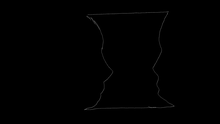
%> input picture Jay_TPS/shape_context_ransac/圖片取樣存mat檔/5636026810761216.tif, 220 x 124 px, shrunk from 1920 x 1080 before the run; its folder holds only this picture in this run
$ octave re_sort_two_pic.m   (GNU Octave 9; MATLAB toolbox functions it lacks are replaced by stand-ins)
%> lines starting %> are read from the running program, lines starting %| are printed output that depends on the picture
clc;
clear;
close all;
select_point=98;

cut_row=30;  %有幾列，不是切幾刀
cut_col=30;  %有幾行
allFile = dir('*.tif');
for kp=1:1:length(allFile)
    pic=imread(allFile(kp).name);
%> pic is the input picture: size 124x220 uint8; min 0, max 72, mean 0.6
    %figure,imshow(pic);
    Long=size(pic,1);     %看影像有多長
%> Long = 124
    Wide=size(pic,2);     %看影像寬有多寬
%> Wide = 220


    col_interval=floor(Wide/cut_col);  %算出行間距,取floor,剩下的都給最後一個
%> col_interval = 7
    row_interval=floor(Long/cut_row);  %算出列間距,取floor,剩下的都給最後一個
%> row_interval = 4
    cut_temp=ones((cut_row+1),(cut_col+1)*2);%創一個0矩陣用來之後放每個矩陣的切點座標

%-------------------------將各個切點座標寫入--------------------------

for j=1:1:cut_row+1
    temp=col_interval;
    for i=4:2:(cut_col+1)*2
        cut_temp(j,i)=temp;
        temp=temp+col_interval;
    end
end
for j=1:2:(cut_col+1)*2
    temp=row_interval;
    for i=2:1:cut_row+1
        cut_temp(i,j)=temp;
        temp=temp+row_interval;
    end
end

if(cut_temp(1,(cut_col+1)*2)~=Wide || cut_temp(cut_row+1,1)~=Long)
    cut_temp(:,(cut_col+1)*2)=Wide;
    for i=1:2:(cut_col+1)*2
        cut_temp(cut_row+1,i)=Long;
    end
end
%-----------------------將各個切點座標寫入end----------------------------


%----------------計算每個切格裡面有多少個pixel是有值的--------------------
%每一列作完換做下一列,以3*3圖片為例,每張圖片切割順序如下
%1   2   3
%4   5   6
%7   8   9
num_row=1;
for  h=2:1:cut_row+1
    num_col=1;
    for k=4:2:(cut_col+1)*2
        y1=1;
        count=0;
        for i=num_col:1:cut_temp(1,k)
            x1=1;
            for j=num_row:1:cut_temp(h,1)
                temp(x1,y1)=pic(j,i);
                x1=x1+1;
                if(pic(j,i)~=0)
                    count=count+1;
                end
            end
        y1=y1+1;
        end
%        figure,imshow(temp);
        save_pic_cut{h-1,(k/2)-1}=temp;
        save_pixel_count(h-1,(k/2)-1)=count;
        num_col=num_col+col_interval;
    end
    num_row=num_row+row_interval;
end
%> after the loop, save_pic_cut = 900 items

% [14 lines of commented-out code are left out]
total_point=sum(sum(save_pixel_count));
%> total_point = 1206
float_select_point=(save_pixel_count/total_point)*select_point;
int_select_point=floor((save_pixel_count/total_point)*select_point);
%----------------計算每張圖要取樣多少點end----------------------

%----------------------將點補滿到足夠---------------------------

while(sum(sum(int_select_point))<select_point)
    decimal_point=float_select_point-int_select_point;
    temp_decimal_point=find(decimal_point==max(max(decimal_point)),1);
    decimal_point(temp_decimal_point)=0;
    int_select_point(temp_decimal_point)=int_select_point(temp_decimal_point)+1;
end
%> this loop made 63 passes
%> temp_decimal_point on passes 1 to 12: 364, 428, 432, 448, 675, 683, 687, 695, 696, 430, 433, 435
%----------------------將點補滿到足夠end---------------------------

%--------------------------randrom_index-----------------------------
for i=1:1:size(int_select_point,2)
    for j=1:1:size(int_select_point,1)
        %int_select_point(j,i)   %依矩陣索引排列出
        random_index{j,i}=randperm(size(find(save_pic_cut{j,i}),1));
    end
end
%> after the loop, random_index = 900 items
%--------------------------randrom_end--------------------------------

%-------------------------------取樣-----------------------------------
for i=1:1:size(save_pic_cut,2)
    for j=1:1:size(save_pic_cut,1)
        if(isempty(random_index{j,i})==0)
            [x,y]=find(save_pic_cut{j,i});
            for k=1:1:int_select_point(j,i)
                x_temp{j,i}(k,1)=x(random_index{j,i}(1,k));
                y_temp{j,i}(k,1)=y(random_index{j,i}(1,k));
            end
        else
            x_temp{j,i}=[];
            y_temp{j,i}=[];
        end
        %figure,plot(y_temp{j,i},-x_temp{j,i},'o')
    end
end
%> this loop made 30 passes
%> after the loop, x = [2; 3; 3]; x_temp = 900 items; y = [1; 1; 2]; y_temp = 900 items
%-------------------------------取樣end-----------------------------------

%----------------------------將各個取樣圖合併-------------------------------
x=x_temp{1,1};
%> x = []
y=y_temp{1,1};
%> y = []
x_y_merge=[x,y];
%> x_y_merge = []
for i=2:1:size(save_pic_cut,2)    %處理第一列
    x=x_temp{1,i};
    y=y_temp{1,i}+col_interval*(i-1);
    x_y_temp=[x,y];
    x_y_merge=[x_y_merge;x_y_temp];
end
%> this loop made 29 passes

for i=2:1:size(save_pic_cut,1)     %處理第一行
    x=x_temp{i,1}+row_interval*(i-1);
    y=y_temp{i,1};
    x_y_temp=[x,y];
    x_y_merge=[x_y_merge;x_y_temp];
end

for i=2:1:size(save_pic_cut,2)
    for j=2:1:size(save_pic_cut,1)
        x=x_temp{j,i}+row_interval*(j-1);
        y=y_temp{j,i}+col_interval*(i-1);
        x_y_temp=[x,y];

        x_y_merge=[x_y_merge;x_y_temp];
    end
end
%> after the loop, x_y_merge = 98 rows, first 12: [13 91; 20 90; 106 91; 110 85; 111 88; 15 97; 20 94; 23 97; 22 98; 27 96; 104 97; 107 93]

    xminimum=min(x_y_merge(:,1));            %x取最小座標
%> xminimum = 10
    yminimum=min(x_y_merge(:,2));            %y取最小座標
%> yminimum = 85
    xmaximum=max(x_y_merge(:,1));            %x取最大座標
%> xmaximum = 111
    ymaximum=max(x_y_merge(:,2));            %y取最大座標
%> ymaximum = 173
    x1=x_y_merge(:,1)-xminimum+1;               %所有座標減去最小值,讓圖片可貼在(1,1)上
%> x1 = 98 values, max 102 at index 5, min 1 at index 87, mean 54.73
    y1=x_y_merge(:,2)-yminimum+1;               %所有座標減去最小值,讓圖片可貼在(1,1)上
%> y1 = 98 values, max 89 at index 97, min 1 at index 4, mean 45.06


    size(x_y_merge)
%> ans = [98 2]
    x_y_merge=[x1,y1];
%> x_y_merge = 98 rows, first 12: [4 7; 11 6; 97 7; 101 1; 102 4; 6 13; 11 10; 14 13; 13 14; 18 12; 95 13; 98 9]
    regulate_pic(:,1)=x_y_merge(:,2)
    regulate_pic(:,2)=-x_y_merge(:,1)

    figure,plot(regulate_pic(:,1),regulate_pic(:,2),'o'),title([num2str(cut_row),'*',num2str(cut_col)])
    hold on;
    clear x1 y1 y2 y2a
    x1=regulate_pic;
%> x1 = 98 rows, first 12: [7 -4; 6 -11; 7 -97; 1 -101; 4 -102; 13 -6; 10 -11; 13 -14; 14 -13; 12 -18; 13 -95; 9 -98]
    y1=regulate_pic;
%> y1 has the same summary as x1
    regulate_pic(:,1)=regulate_pic(:,1)+50;
    y2=regulate_pic;
%> y2 = 98 rows, first 12: [57 -4; 56 -11; 57 -97; 51 -101; 54 -102; 63 -6; 60 -11; 63 -14; 64 -13; 62 -18; 63 -95; 59 -98]
    y2a=regulate_pic;
%> y2a has the same summary as y2
    plot(regulate_pic(:,1),regulate_pic(:,2),'x')
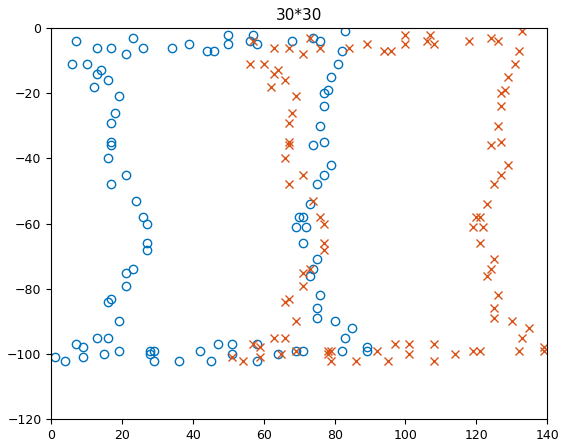
%> figure redrawn from the program's plot data
end
save face_x_y x1 y1 y2 y2a;

$ run again, on Jay_TPS/shape_context_ransac/圖片取樣存mat檔/pic_part3.tif
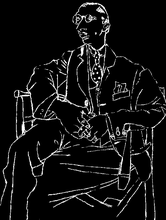
%> input picture Jay_TPS/shape_context_ransac/圖片取樣存mat檔/pic_part3.tif, 166 x 220 px, shrunk from 528 x 699 before the run
%> pic is the input picture: size 220x166 uint8; min 0, max 255, mean 18.4
%> after the loop `for  h=2:1:cut_row+1`: save_pic_cut = 900 items
%> total_point = 11313
%> the loop `while(sum(sum(int_select_point))<select_point)` made 97 passes
%> temp_decimal_point on passes 1 to 8: 885, 886, 180, 889, 892, 891, 887, 890
%> after the loop `for i=1:1:size(int_select_point,2)`: random_index = 900 items
%> the loop `for i=1:1:size(save_pic_cut,2)` made 30 passes
%> after the loop `for i=1:1:size(save_pic_cut,2)`: x = 119 values, max 17 at index 17, min 1 at index 1, mean 9; x_temp = 900 items; y = 119 values from 1 to 13; y_temp = 900 items
%> `x=x_temp{1,1};`: x = []
%> the loop `for i=2:1:size(save_pic_cut,2)` made 29 passes
%> the loop `for i=2:1:size(save_pic_cut,1)` made 29 passes
%> after the loop `for i=2:1:size(save_pic_cut,2)`: x_y_merge = 98 rows, first 12: [208 12; 93 30; 121 20; 131 30; 125 21; 133 25; 98 44; 200 33; 208 32; 125 46; 171 37; 106 53]
%> xminimum = 13
%> yminimum = 12
%> xmaximum = 214
%> ymaximum = 163
%> `x1=x_y_merge(:,1)-xminimum+1;`: x1 = 98 values, max 202 at index 98, min 1 at index 54, mean 97.22
%> `y1=x_y_merge(:,2)-yminimum+1;`: y1 = 98 values, max 152 at index 86, min 1 at index 1, mean 92.13
%> ans = [98 2]
%> `x_y_merge=[x1,y1];`: x_y_merge = 98 rows, first 12: [196 1; 81 19; 109 9; 119 19; 113 10; 121 14; 86 33; 188 22; 196 21; 113 35; 159 26; 94 42]
%> `x1=regulate_pic;`: x1 = 98 rows, first 12: [1 -196; 19 -81; 9 -109; 19 -119; 10 -113; 14 -121; 33 -86; 22 -188; 21 -196; 35 -113; 26 -159; 42 -94]
%> `y1=regulate_pic;`: y1 has the same summary as x1
%> y2 = 98 rows, first 12: [51 -196; 69 -81; 59 -109; 69 -119; 60 -113; 64 -121; 83 -86; 72 -188; 71 -196; 85 -113; 76 -159; 92 -94]
%> y2a has the same summary as y2
%> `plot(regulate_pic(:,1),regulate_pic(:,2),'x')`:
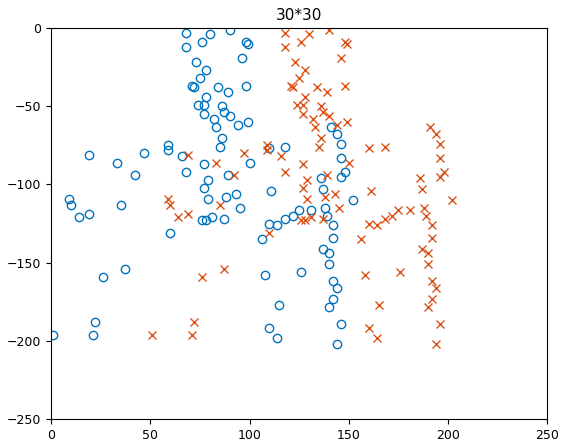
%> figure redrawn from the program's plot data

$ run again, on Jay_TPS/shape_context_ransac/圖片取樣存mat檔/pic_part4.tif
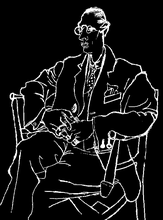
%> input picture Jay_TPS/shape_context_ransac/圖片取樣存mat檔/pic_part4.tif, 163 x 220 px, shrunk from 523 x 705 before the run
%> pic is the input picture: size 220x163 uint8; min 0, max 255, mean 23.8
%> after the loop `for  h=2:1:cut_row+1`: save_pic_cut = 900 items
%> total_point = 11348
%> the loop `while(sum(sum(int_select_point))<select_point)` made 98 passes
%> temp_decimal_point on passes 1 to 8: 887, 885, 886, 840, 660, 210, 884, 690
%> after the loop `for i=1:1:size(int_select_point,2)`: random_index = 900 items
%> the loop `for i=1:1:size(save_pic_cut,2)` made 30 passes
%> after the loop `for i=1:1:size(save_pic_cut,2)`: x = 29 values, max 17 at index 12, min 1 at index 13, mean 10.03; x_temp = 900 items; y = 29 values from 1 to 3; y_temp = 900 items
%> `x=x_temp{1,1};`: x = []
%> the loop `for i=2:1:size(save_pic_cut,2)` made 29 passes
%> the loop `for i=2:1:size(save_pic_cut,1)` made 29 passes
%> after the loop `for i=2:1:size(save_pic_cut,2)`: x_y_merge = 98 rows, first 12: [94 13; 102 26; 210 13; 136 19; 108 34; 127 28; 136 22; 125 36; 128 38; 206 31; 123 39; 133 40]
%> xminimum = 8
%> yminimum = 13
%> xmaximum = 218
%> ymaximum = 158
%> `x1=x_y_merge(:,1)-xminimum+1;`: x1 = 98 values, max 211 at index 87, min 1 at index 58, mean 103.9
%> `y1=x_y_merge(:,2)-yminimum+1;`: y1 = 98 values, max 146 at index 92, min 1 at index 1, mean 76.09
%> ans = [98 2]
%> `x_y_merge=[x1,y1];`: x_y_merge = 98 rows, first 12: [87 1; 95 14; 203 1; 129 7; 101 22; 120 16; 129 10; 118 24; 121 26; 199 19; 116 27; 126 28]
%> `x1=regulate_pic;`: x1 = 98 rows, first 12: [1 -87; 14 -95; 1 -203; 7 -129; 22 -101; 16 -120; 10 -129; 24 -118; 26 -121; 19 -199; 27 -116; 28 -126]
%> `y1=regulate_pic;`: y1 has the same summary as x1
%> y2 = 98 rows, first 12: [51 -87; 64 -95; 51 -203; 57 -129; 72 -101; 66 -120; 60 -129; 74 -118; 76 -121; 69 -199; 77 -116; 78 -126]
%> y2a has the same summary as y2
%> `plot(regulate_pic(:,1),regulate_pic(:,2),'x')`:
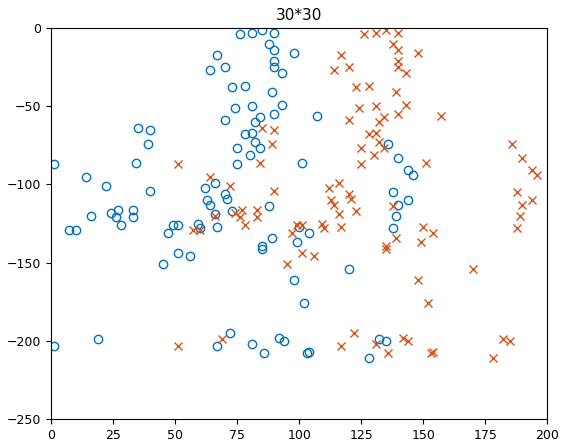
%> figure redrawn from the program's plot data

$ run again, on Jay_TPS/shape_context_ransac/圖片取樣存mat檔/5701241594183680.tif
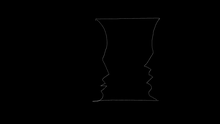
%> input picture Jay_TPS/shape_context_ransac/圖片取樣存mat檔/5701241594183680.tif, 220 x 124 px, shrunk from 1920 x 1080 before the run
%> pic is the input picture: size 124x220 uint8; min 0, max 73, mean 0.5
%> after the loop `for  h=2:1:cut_row+1`: save_pic_cut = 900 items
%> total_point = 975
%> the loop `while(sum(sum(int_select_point))<select_point)` made 43 passes
%> temp_decimal_point on passes 1 to 8: 666, 395, 434, 463, 467, 472, 475, 640
%> after the loop `for i=1:1:size(int_select_point,2)`: random_index = 900 items
%> the loop `for i=1:1:size(save_pic_cut,2)` made 30 passes
%> after the loop `for i=1:1:size(save_pic_cut,2)`: x = [3; 4]; x_temp = 900 items; y = [1; 1]; y_temp = 900 items
%> `x=x_temp{1,1};`: x = []
%> the loop `for i=2:1:size(save_pic_cut,2)` made 29 passes
%> the loop `for i=2:1:size(save_pic_cut,1)` made 29 passes
%> after the loop `for i=2:1:size(save_pic_cut,2)`: x_y_merge = 98 rows, first 12: [17 98; 22 98; 99 95; 102 94; 101 97; 17 104; 20 101; 23 101; 26 102; 31 105; 53 103; 60 104]
%> xminimum = 16
%> yminimum = 94
%> xmaximum = 103
%> ymaximum = 159
%> `x1=x_y_merge(:,1)-xminimum+1;`: x1 = 98 values, max 88 at index 42, min 1 at index 90, mean 47.8
%> `y1=x_y_merge(:,2)-yminimum+1;`: y1 = 98 values, max 66 at index 94, min 1 at index 4, mean 33.44
%> ans = [98 2]
%> `x_y_merge=[x1,y1];`: x_y_merge = 98 rows, first 12: [2 5; 7 5; 84 2; 87 1; 86 4; 2 11; 5 8; 8 8; 11 9; 16 12; 38 10; 45 11]
%> `x1=regulate_pic;`: x1 = 98 rows, first 12: [5 -2; 5 -7; 2 -84; 1 -87; 4 -86; 11 -2; 8 -5; 8 -8; 9 -11; 12 -16; 10 -38; 11 -45]
%> `y1=regulate_pic;`: y1 has the same summary as x1
%> y2 = 98 rows, first 12: [55 -2; 55 -7; 52 -84; 51 -87; 54 -86; 61 -2; 58 -5; 58 -8; 59 -11; 62 -16; 60 -38; 61 -45]
%> y2a has the same summary as y2
%> `plot(regulate_pic(:,1),regulate_pic(:,2),'x')`:
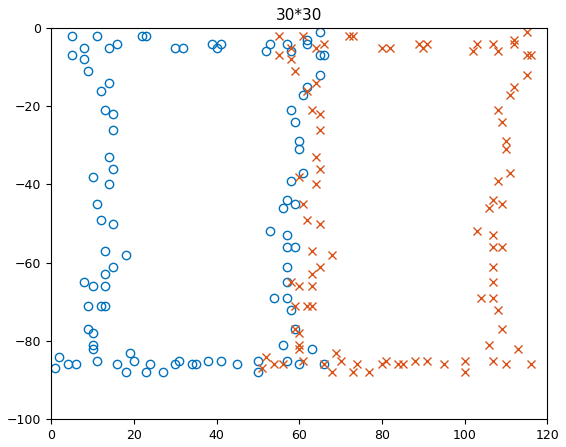
%> figure redrawn from the program's plot data
